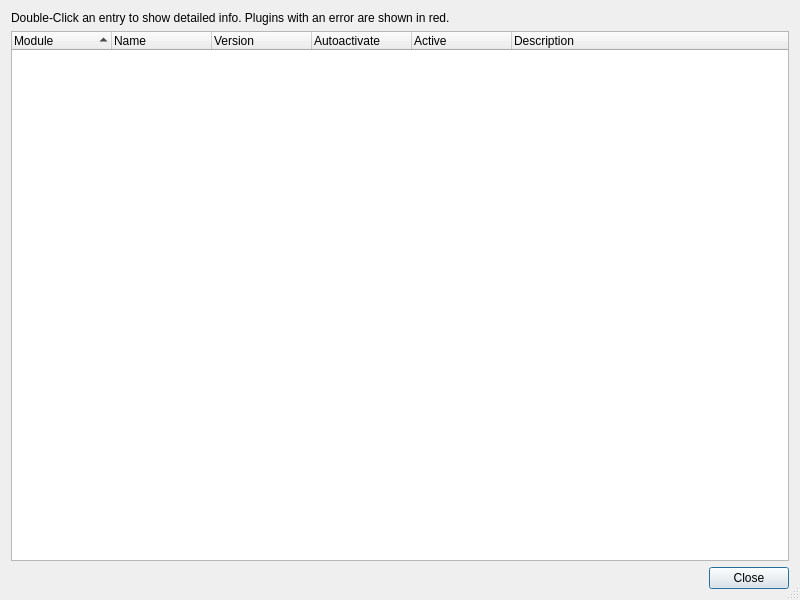
<?xml version="1.0" encoding="UTF-8"?>
<ui version="4.0">
 <class>PluginInfoDialog</class>
 <widget class="QDialog" name="PluginInfoDialog">
  <property name="geometry">
   <rect>
    <x>0</x>
    <y>0</y>
    <width>800</width>
    <height>600</height>
   </rect>
  </property>
  <property name="windowTitle">
   <string>Loaded Plugins</string>
  </property>
  <property name="sizeGripEnabled">
   <bool>true</bool>
  </property>
  <layout class="QVBoxLayout">
   <item>
    <widget class="QLabel" name="label">
     <property name="text">
      <string>Double-Click an entry to show detailed info. Plugins with an error are shown in red.</string>
     </property>
     <property name="wordWrap">
      <bool>true</bool>
     </property>
    </widget>
   </item>
   <item>
    <widget class="QTreeWidget" name="pluginList">
     <property name="whatsThis">
      <string>&lt;b&gt;Plugin List&lt;/b&gt;&lt;p&gt;This lists all loaded plugins. Double-clicking an entry shows more detailed information in a separate dialog.&lt;/p&gt;</string>
     </property>
     <property name="alternatingRowColors">
      <bool>true</bool>
     </property>
     <property name="rootIsDecorated">
      <bool>false</bool>
     </property>
     <property name="itemsExpandable">
      <bool>false</bool>
     </property>
     <property name="sortingEnabled">
      <bool>true</bool>
     </property>
     <property name="allColumnsShowFocus">
      <bool>true</bool>
     </property>
     <column>
      <property name="text">
       <string>Module</string>
      </property>
     </column>
     <column>
      <property name="text">
       <string>Name</string>
      </property>
     </column>
     <column>
      <property name="text">
       <string>Version</string>
      </property>
     </column>
     <column>
      <property name="text">
       <string>Autoactivate</string>
      </property>
     </column>
     <column>
      <property name="text">
       <string>Active</string>
      </property>
     </column>
     <column>
      <property name="text">
       <string>Description</string>
      </property>
     </column>
    </widget>
   </item>
   <item>
    <widget class="QDialogButtonBox" name="buttonBox">
     <property name="orientation">
      <enum>Qt::Horizontal</enum>
     </property>
     <property name="standardButtons">
      <set>QDialogButtonBox::Close</set>
     </property>
    </widget>
   </item>
  </layout>
 </widget>
 <tabstops>
  <tabstop>pluginList</tabstop>
  <tabstop>buttonBox</tabstop>
 </tabstops>
 <resources/>
 <connections>
  <connection>
   <sender>buttonBox</sender>
   <signal>accepted()</signal>
   <receiver>PluginInfoDialog</receiver>
   <slot>accept()</slot>
   <hints>
    <hint type="sourcelabel">
     <x>308</x>
     <y>454</y>
    </hint>
    <hint type="destinationlabel">
     <x>157</x>
     <y>274</y>
    </hint>
   </hints>
  </connection>
  <connection>
   <sender>buttonBox</sender>
   <signal>rejected()</signal>
   <receiver>PluginInfoDialog</receiver>
   <slot>reject()</slot>
   <hints>
    <hint type="sourcelabel">
     <x>376</x>
     <y>460</y>
    </hint>
    <hint type="destinationlabel">
     <x>286</x>
     <y>274</y>
    </hint>
   </hints>
  </connection>
 </connections>
</ui>
